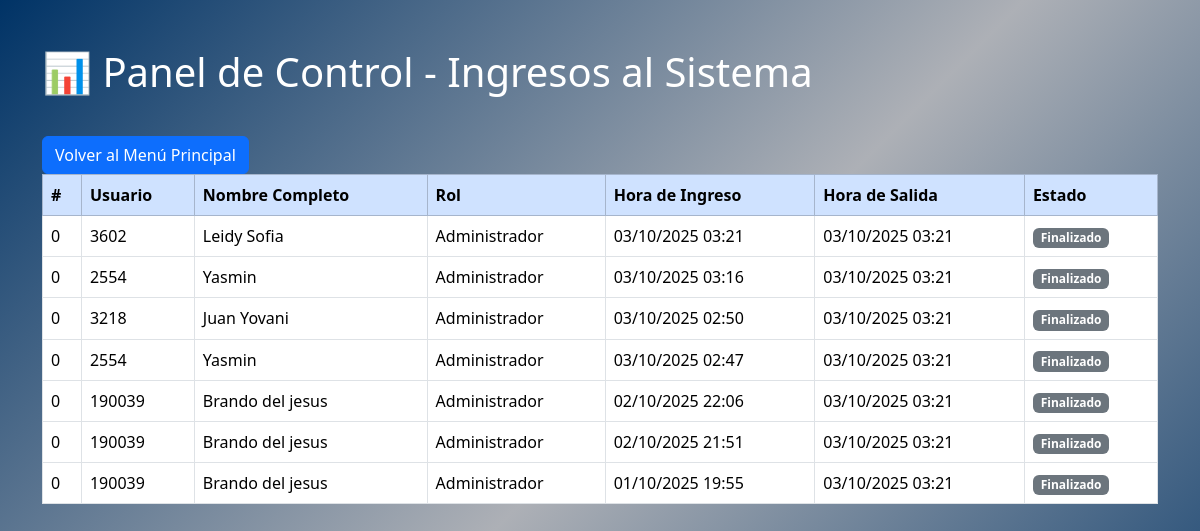
/Sistema_Integral/panel_control.php (signed in), run on an earlier commit of the app's database.
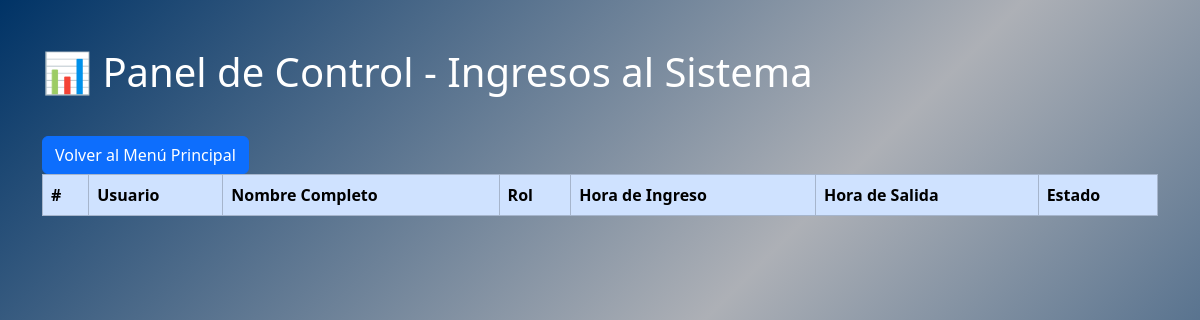
And on a later commit of the database.
### tables this page shows
CREATE TABLE IF NOT EXISTS `registro_ingresos` (
  `id` int NOT NULL AUTO_INCREMENT,
  `usuario` varchar(100) NOT NULL,
  `nombre_completo` varchar(255) NOT NULL,
  `rol` varchar(50) NOT NULL,
  `fecha_ingreso` datetime NOT NULL,
  `fecha_salida` datetime DEFAULT NULL,
  PRIMARY KEY (`id`)
);

### Sistema_Integral/panel_control.php (the view, shortened to what this page needs)
<?php
$conn = new mysqli("localhost", "root", "", "pisi");
$sql = "SELECT id, usuario, nombre_completo, rol, fecha_ingreso, fecha_salida FROM registro_ingresos ORDER BY fecha_ingreso DESC";
$result = $conn->query($sql);
?>
<!DOCTYPE html>
<html lang="es">
<head>
    <link href="https://cdn.jsdelivr.net/npm/bootstrap@5.3.3/dist/css/bootstrap.min.css" rel="stylesheet">
</head>
<body style="background: linear-gradient(135deg, #003366,#ADB0B6,#003366);  margin: 0;height: 100%; min-height: 100vh;">
<div class="container mt-5">
    <h1 class="mb-4 text-white">📊 Panel de Control - Ingresos al Sistema</h1>
        <a href="menu.php" class="btn btn-primary mt-3">
        <i class="bi bi-arrow-left-circle"></i> Volver al Menú Principal
    </a>
    <table class="table table-hover table-bordered align-middle">
        <thead class="table-primary">
            <tr>
                <th>#</th>
                <th>Usuario</th>
                <th>Nombre Completo</th>
                <th>Rol</th>
                <th>Hora de Ingreso</th>
                <th>Hora de Salida</th>
                <th>Estado</th>
            </tr>
        </thead>
        <tbody>
            <?php while($row = $result->fetch_assoc()): ?>
                <tr>
                    <td><?php echo htmlspecialchars($row['id']); ?></td>
                    <td><?php echo htmlspecialchars($row['usuario']); ?></td>
                    <td><?php echo htmlspecialchars($row['nombre_completo']); ?></td>
                    <td><?php echo htmlspecialchars($row['rol']); ?></td>
                    <td><?php echo date('d/m/Y H:i', strtotime($row['fecha_ingreso'])); ?></td>
                    <td>
                        <?php
                        if ($row['fecha_salida']) {
                            echo date('d/m/Y H:i', strtotime($row['fecha_salida']));
                        } else {
                            echo "<span class='text-danger fw-bold'>Conectado</span>";
                        }
                        ?>
                    </td>
                    <td>
                        <?php
                        if ($row['fecha_salida']) {
                            echo "<span class='badge bg-secondary'>Finalizado</span>";
                        } else {
                            echo "<span class='badge bg-success'>Activo</span>";
                        }
                        ?>
                    </td>
                </tr>
            <?php endwhile; ?>
        </tbody>
    </table>
</div>
</body>
</html>

What changed in the data, as far as the page shows it:
removed registro_ingresos: id "0", usuario "3602", nombre_completo "Leidy Sofia", rol "Administrador", fecha_ingreso "03/10/2025 03:21", fecha_salida "03/10/2025 03:21", shows "Finalizado"
removed registro_ingresos: id "0", usuario "2554", nombre_completo "Yasmin", rol "Administrador", fecha_ingreso "03/10/2025 03:16", fecha_salida "03/10/2025 03:21", shows "Finalizado"
removed registro_ingresos: id "0", usuario "3218", nombre_completo "Juan Yovani", rol "Administrador", fecha_ingreso "03/10/2025 02:50", fecha_salida "03/10/2025 03:21", shows "Finalizado"
removed registro_ingresos: id "0", usuario "2554", nombre_completo "Yasmin", rol "Administrador", fecha_ingreso "03/10/2025 02:47", fecha_salida "03/10/2025 03:21", shows "Finalizado"
removed registro_ingresos: id "0", usuario "190039", nombre_completo "Brando del jesus", rol "Administrador", fecha_ingreso "02/10/2025 22:06", fecha_salida "03/10/2025 03:21", shows "Finalizado"
removed registro_ingresos: id "0", usuario "190039", nombre_completo "Brando del jesus", rol "Administrador", fecha_ingreso "02/10/2025 21:51", fecha_salida "03/10/2025 03:21", shows "Finalizado"
removed registro_ingresos: id "0", usuario "190039", nombre_completo "Brando del jesus", rol "Administrador", fecha_ingreso "01/10/2025 19:55", fecha_salida "03/10/2025 03:21", shows "Finalizado"
